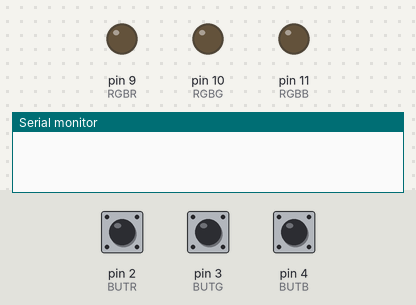
Bench run of a sketch on a simulated Arduino Uno, built with avr-gcc and run on an emulated ATmega328P. Parts: output pins drawn as LEDs (lit = HIGH), the last lines printed to the serial monitor. Inputs (shaded band) come from the test bench; at power-on: pin 2 (BUTR) LOW, pin 3 (BUTG) LOW, pin 4 (BUTB) LOW.

Above: at 1.2 s.
1.3 s: pin 2 (BUTR) pulled HIGH for 3.2 s
At 4.6 s:
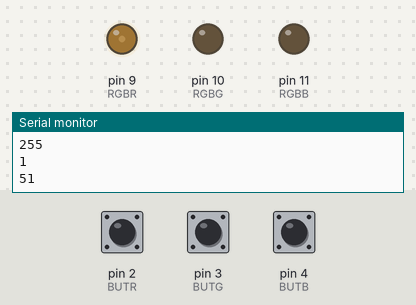
6.0 s: pin 3 (BUTG) pulled HIGH for 0.15 s
At 7.1 s:
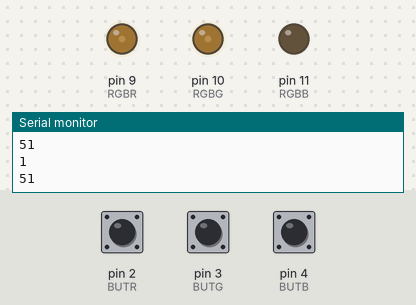
7.6 s: pin 4 (BUTB) pulled HIGH for 0.15 s
At 8.3 s:
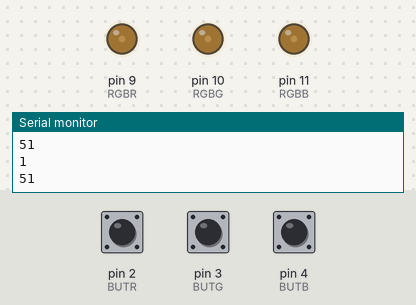
9.2 s: pin 2 (BUTR) pulled HIGH for 0.15 s
At 9.5 s:
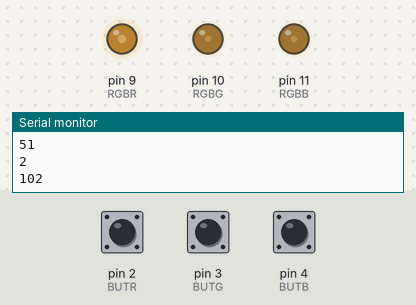
10.8 s: pin 3 (BUTG) pulled HIGH for 1 s
At 12.3 s:
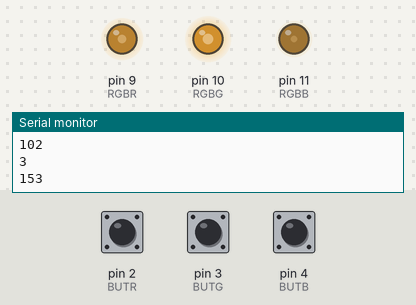
13.3 s: pin 4 (BUTB) pulled HIGH for 1 s
At 14.2 s:
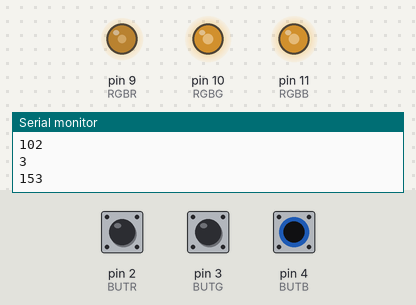
Timing chart, 0 to 16.3 s (numbered marks = the images above; inputs shaded):
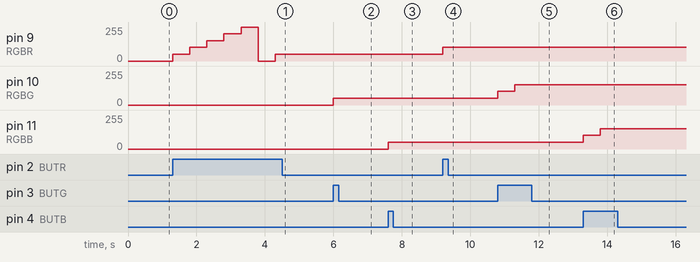

The sketch:

ButRGB.ino
```cpp
//pines colores RGB
#define RGBR 9
#define RGBG 10
#define RGBB 11

//pines botones
#define BUTR 2
#define BUTG 3
#define BUTB 4


//cantidad pulsaciones de cada botón (⚠️NO DEBERÍA DE PASARSE DE 5⚠️)
int pulsButR = 0;
int pulsButG = 0;
int pulsButB = 0;

//color RGB
int colRGBR = 0;
int colRGBG = 0;
int colRGBB = 0;


void setup()
{
  pinMode(RGBR, OUTPUT);
  pinMode(RGBG, OUTPUT);
  pinMode(RGBB, OUTPUT);

  pinMode(BUTR, INPUT);
  pinMode(BUTG, INPUT);
  pinMode(BUTB, INPUT);

  //debug settings
  Serial.begin(9600);
}

void loop()
{
  rojo();
  verde();
  azul();
}

void rojo()
{
  //detecta si el botón fue presionado y si su cantidad de pulsaciones no es igual a 5
  if(digitalRead(BUTR) == 1 && pulsButR != 5)
  {
    pulsButR++;
    colRGBR += 255/5;
    analogWrite(RGBR, colRGBR);

    //debug settings
    Serial.println(pulsButR);
    Serial.println(colRGBR);

    delay(500);
  }
  else if(digitalRead(BUTR) == 1 && pulsButR == 5)
  {
    pulsButR = 0;
    colRGBR = 0;
    analogWrite(RGBR, colRGBR);

    delay(500);
  }
}


void verde()
{
  //detecta si el botón fue presionado y si su cantidad de pulsaciones no es igual a 5
  if(digitalRead(BUTG) == 1 && pulsButG != 5)
  {
    pulsButG++;
    colRGBG += 255/5;
    analogWrite(RGBG, colRGBG);

    //debug settings
    Serial.println(pulsButG);
    Serial.println(colRGBG);

    delay(500);
  }
  else if(digitalRead(BUTG) == 1 && pulsButG == 5)
  {
    pulsButG = 0;
    colRGBG = 0;
    analogWrite(RGBG, colRGBG);

    delay(500);
  }
}


void azul()
{
  //detecta si el botón fue presionado y si su cantidad de pulsaciones no es igual a 5
  if(digitalRead(BUTB) == 1 && pulsButB != 5)
  {
    pulsButB++;


    colRGBB += 255/5;
    analogWrite(RGBB, colRGBB);

    //debug settings
    Serial.println(pulsButB);
    Serial.println(colRGBB);

    delay(500);
  }
  else if(digitalRead(BUTB) == 1 && pulsButB == 5)
  {
    pulsButB = 0;
    colRGBB = 0;
    analogWrite(RGBB, colRGBB);
    delay(500);
  }
}


//Creditos completos a: Fabiola
```

Measured:
- after the input at 1.3 s, pin 9 (RGBR): 0/255 → 51/255 at once, → 102/255 0.50 s later, → 153/255 0.50 s later, → 204/255 0.50 s later, … (7 changes in this stretch)
- after the input at 6.0 s, pin 10 (RGBG): 0/255 → 51/255 at once
- after the input at 7.6 s, pin 11 (RGBB): 0/255 → 51/255 at once
- after the input at 9.2 s, pin 9 (RGBR): 51/255 → 102/255 at once
- after the input at 10.8 s, pin 10 (RGBG): 51/255 → 102/255 at once, → 153/255 0.50 s later
- after the input at 13.3 s, pin 11 (RGBB): 51/255 → 102/255 at once, → 153/255 0.50 s later
